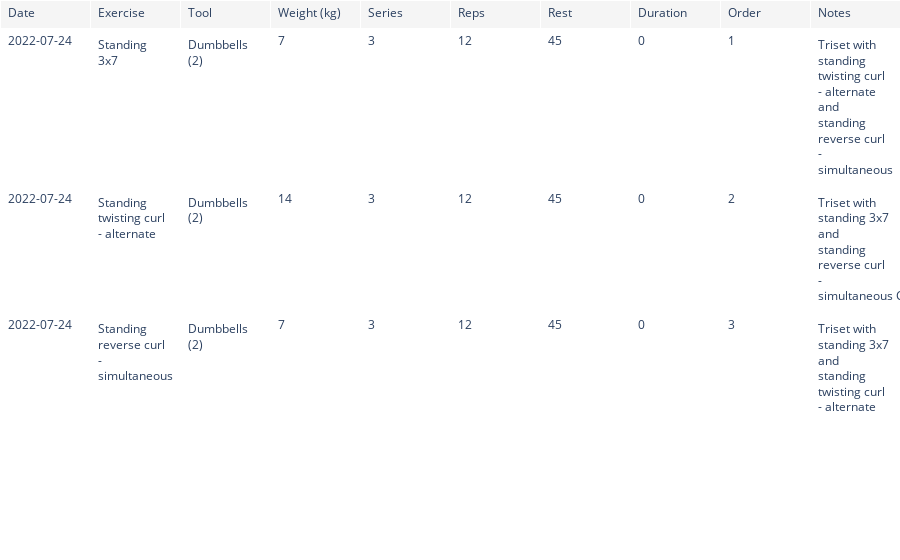

Notebook cell for this chart:
### Markdown cell above
### Add order column and check output

### Code cell
custom_layout = {"autosize": True,
                 #width=1000,
                 #height=500,
                 "margin": {
                   "l": 0,
                   "r": 0,
                   "b": 0,
                   "t": 0,
                  }
                  #paper_bgcolor="lightseagreen",}
                }

workout["Order"] = [i for i in range(1, len(workout)+1)]

fig = go.Figure(data=[go.Table(
    header=dict(values=workout.columns,
                fill_color="whitesmoke",
                align="left"),
    cells=dict(values=[workout[col] for col in workout.columns],
               fill_color="white",
               align="left"))
])

fig.update_layout(custom_layout)

fig.show()

### Figure 1 — Plotly figure (JSON) as saved in the notebook; plotly's stock layout.template omitted (floating-point values rounded to 4 significant figures)
{"data": [{"cells": {"align": "left", "fill": {"color": "white"}, "values": [["2022-07-24", "2022-07-24", "2022-07-24"], ["Standing 3x7", "Standing twisting curl - alternate", "Standing reverse curl - simultaneous"], ["Dumbbells (2)", "Dumbbells (2)", "Dumbbells (2)"], [7, 14, 7], [3, 3, 3], [12, 12, 12], [45, 45, 45], [0, 0, 0], [1, 2, 3], ["Triset with standing twisting curl - alternate and standing reverse curl - simultaneous", "Triset with standing 3x7 and standing reverse curl - simultaneous\nCheated", "Triset with standing 3x7 and standing twisting curl - alternate"]]}, "header": {"align": "left", "fill": {"color": "whitesmoke"}, "values": ["Date", "Exercise", "Tool", "Weight (kg)", "Series", "Reps", "Rest", "Duration", "Order", "Notes"]}, "type": "table"}], "layout": {"autosize": true, "margin": {"b": 0, "l": 0, "r": 0, "t": 0}}}
